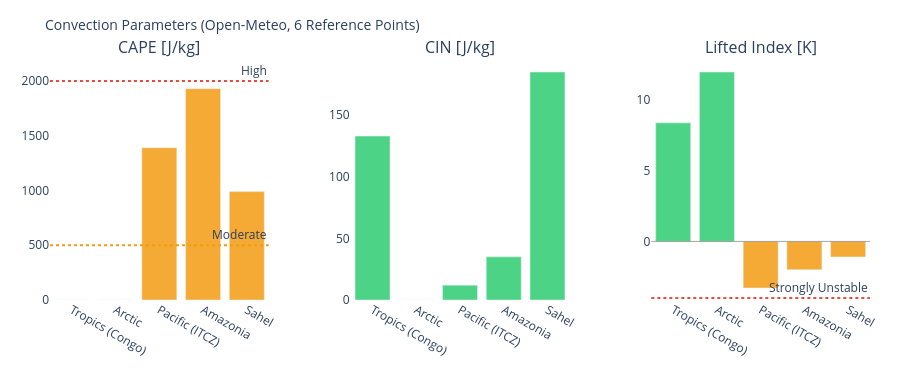

Notebook source saved alongside this figure:
### Markdown cell above
---
## 3. Visualizations

### Code cell
# ============================================================
# CAPE / CIN / LIFTED INDEX – Convection potential
# ============================================================

if not df_atm.empty:
    fig = make_subplots(
        rows=1, cols=3,
        subplot_titles=['CAPE [J/kg]', 'CIN [J/kg]', 'Lifted Index [K]'],
        horizontal_spacing=0.1
    )
    pts = df_atm['point'].tolist()
    pt_colors = ['#E85D24','#185FA5','#888780','#378ADD','#639922','#F2A623']

    # CAPE – höher = mehr Gewitterpotential
    cape_vals = df_atm['cape'].fillna(0).tolist()
    cape_colors = ['#e74c3c' if v > 2000 else '#f39c12' if v > 500 else '#2ecc71'
                   for v in cape_vals]
    fig.add_trace(go.Bar(x=pts, y=cape_vals, marker_color=cape_colors,
                         opacity=0.85, showlegend=False), row=1, col=1)
    fig.add_hline(y=2000, line_dash='dot', line_color='#e74c3c',
                  annotation_text='High', row=1, col=1)
    fig.add_hline(y=500,  line_dash='dot', line_color='#f39c12',
                  annotation_text='Moderate', row=1, col=1)

    # CIN – negativer = stärker gedeckelt (weniger Auslöse)
    cin_vals = df_atm['cin'].fillna(0).tolist()
    cin_colors = ['#e74c3c' if v < -200 else '#f39c12' if v < -50 else '#2ecc71'
                  for v in cin_vals]
    fig.add_trace(go.Bar(x=pts, y=cin_vals, marker_color=cin_colors,
                         opacity=0.85, showlegend=False), row=1, col=2)

    # Lifted Index – negativ = instabil
    li_vals = df_atm['li'].fillna(0).tolist()
    li_colors = ['#e74c3c' if v < -4 else '#f39c12' if v < 0 else '#2ecc71'
                 for v in li_vals]
    fig.add_trace(go.Bar(x=pts, y=li_vals, marker_color=li_colors,
                         opacity=0.85, showlegend=False), row=1, col=3)
    fig.add_hline(y=0, line_color='gray', line_width=0.7, row=1, col=3)
    fig.add_hline(y=-4, line_dash='dot', line_color='#e74c3c',
                  annotation_text='Strongly Unstable', row=1, col=3)

    fig.update_layout(
        title=dict(text='Convection Parameters (Open-Meteo, 6 Reference Points)', font=dict(size=14)),
        height=380, plot_bgcolor='rgba(0,0,0,0)', paper_bgcolor='rgba(0,0,0,0)',
        margin=dict(l=50, r=30, t=60, b=80)
    )
    fig.update_xaxes(tickangle=30)
    fig.show()

### Figure 1 — Plotly figure (JSON) as saved in the notebook; plotly's stock layout.template omitted (floating-point values rounded to 4 significant figures)
{"data": [{"marker": {"color": ["#2ecc71", "#2ecc71", "#f39c12", "#f39c12", "#f39c12"]}, "opacity": 0.85, "showlegend": false, "type": "bar", "x": ["Tropics (Congo)", "Arctic", "Pacific (ITCZ)", "Amazonia", "Sahel"], "xaxis": "x", "y": [0.0, 0.0, 1390.0, 1930.0, 990.0], "yaxis": "y"}, {"marker": {"color": ["#2ecc71", "#2ecc71", "#2ecc71", "#2ecc71", "#2ecc71"]}, "opacity": 0.85, "showlegend": false, "type": "bar", "x": ["Tropics (Congo)", "Arctic", "Pacific (ITCZ)", "Amazonia", "Sahel"], "xaxis": "x2", "y": [133.0, 0.0, 12.0, 35.0, 185.0], "yaxis": "y2"}, {"marker": {"color": ["#2ecc71", "#2ecc71", "#f39c12", "#f39c12", "#f39c12"]}, "opacity": 0.85, "showlegend": false, "type": "bar", "x": ["Tropics (Congo)", "Arctic", "Pacific (ITCZ)", "Amazonia", "Sahel"], "xaxis": "x3", "y": [8.4, 12.0, -3.3, -2.0, -1.1], "yaxis": "y3"}], "layout": {"annotations": [{"font": {"size": 16}, "showarrow": false, "text": "CAPE [J/kg]", "x": 0.1333, "xanchor": "center", "xref": "paper", "y": 1.0, "yanchor": "bottom", "yref": "paper"}, {"font": {"size": 16}, "showarrow": false, "text": "CIN [J/kg]", "x": 0.5, "xanchor": "center", "xref": "paper", "y": 1.0, "yanchor": "bottom", "yref": "paper"}, {"font": {"size": 16}, "showarrow": false, "text": "Lifted Index [K]", "x": 0.8667, "xanchor": "center", "xref": "paper", "y": 1.0, "yanchor": "bottom", "yref": "paper"}, {"showarrow": false, "text": "High", "x": 1, "xanchor": "right", "xref": "x domain", "y": 2000, "yanchor": "bottom", "yref": "y"}, {"showarrow": false, "text": "Moderate", "x": 1, "xanchor": "right", "xref": "x domain", "y": 500, "yanchor": "bottom", "yref": "y"}, {"showarrow": false, "text": "Strongly Unstable", "x": 1, "xanchor": "right", "xref": "x3 domain", "y": -4, "yanchor": "bottom", "yref": "y3"}], "height": 380, "margin": {"b": 80, "l": 50, "r": 30, "t": 60}, "paper_bgcolor": "rgba(0,0,0,0)", "plot_bgcolor": "rgba(0,0,0,0)", "shapes": [{"line": {"color": "#e74c3c", "dash": "dot"}, "type": "line", "x0": 0, "x1": 1, "xref": "x domain", "y0": 2000, "y1": 2000, "yref": "y"}, {"line": {"color": "#f39c12", "dash": "dot"}, "type": "line", "x0": 0, "x1": 1, "xref": "x domain", "y0": 500, "y1": 500, "yref": "y"}, {"line": {"color": "gray", "width": 0.7}, "type": "line", "x0": 0, "x1": 1, "xref": "x3 domain", "y0": 0, "y1": 0, "yref": "y3"}, {"line": {"color": "#e74c3c", "dash": "dot"}, "type": "line", "x0": 0, "x1": 1, "xref": "x3 domain", "y0": -4, "y1": -4, "yref": "y3"}], "title": {"font": {"size": 14}, "text": "Convection Parameters (Open-Meteo, 6 Reference Points)"}, "xaxis": {"anchor": "y", "domain": [0.0, 0.2667], "tickangle": 30}, "xaxis2": {"anchor": "y2", "domain": [0.3667, 0.6333], "tickangle": 30}, "xaxis3": {"anchor": "y3", "domain": [0.7333, 1.0], "tickangle": 30}, "yaxis": {"anchor": "x", "domain": [0.0, 1.0]}, "yaxis2": {"anchor": "x2", "domain": [0.0, 1.0]}, "yaxis3": {"anchor": "x3", "domain": [0.0, 1.0]}}}
